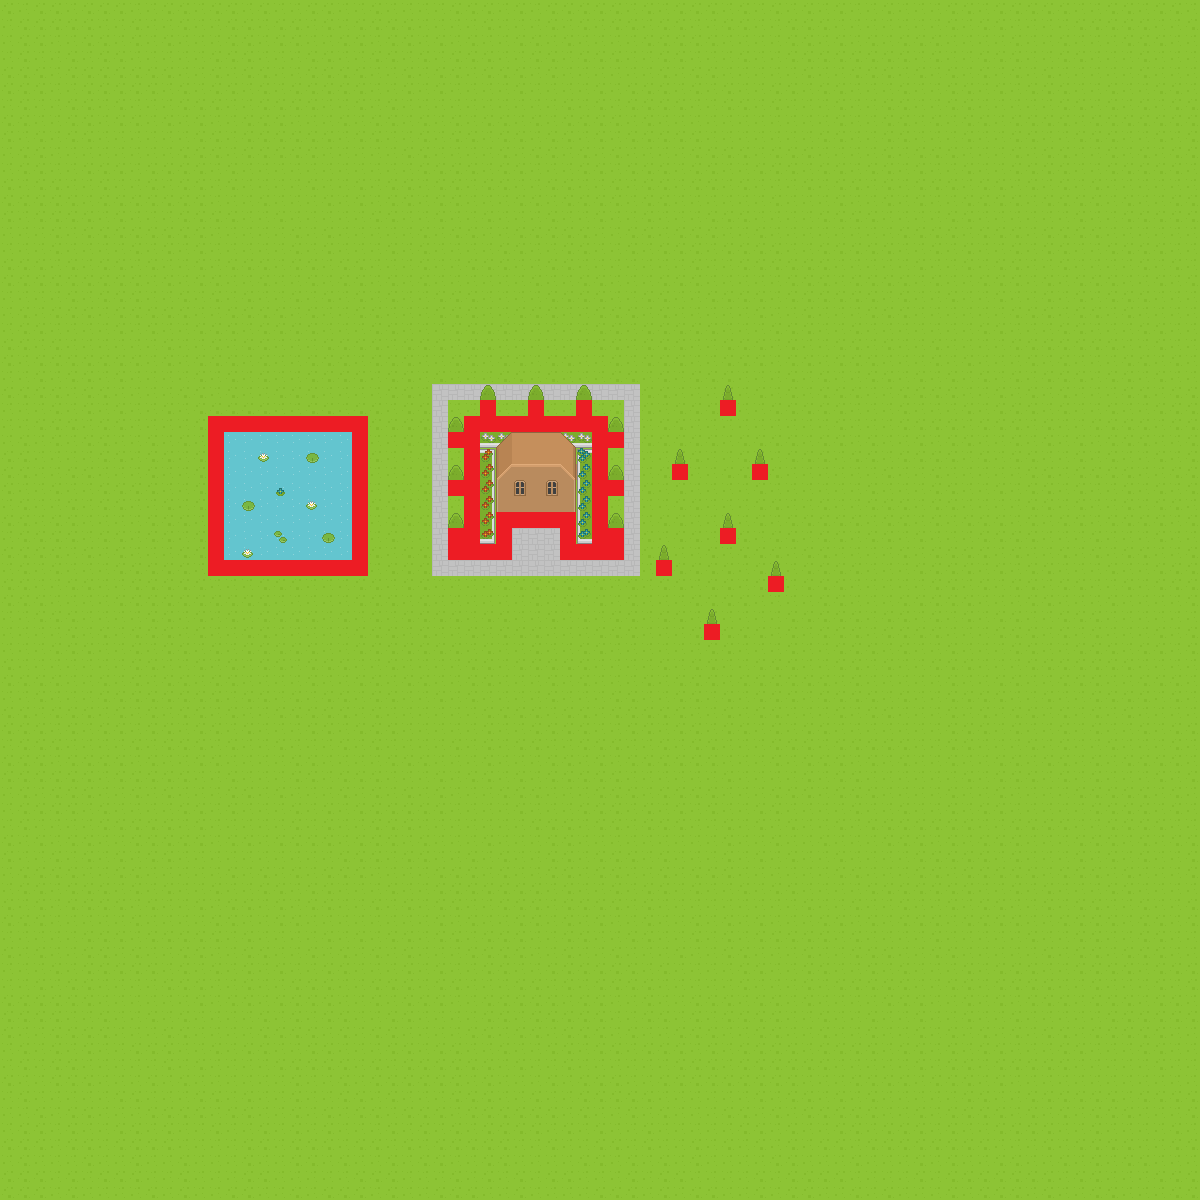

Below is a game level as drawn by its tile map, then a one-line description and the .tmx that defines it (tile-layer data replaced by summaries):
An orthogonal 75x75 tile map with 16x16 px tiles, 5 tile layers (Tile Layer 1, Tile Layer 2, Tile Layer 3, Objects, ...), 2 tilesets and 1 object.

<map version="1.0" orientation="orthogonal" renderorder="left-down" width="75" height="75" tilewidth="16" tileheight="16" nextobjectid="6">
 <properties>
  <property name="unity:scale" value=".0625" />
 </properties>
 <tileset firstgid="1" name="base tileset" tilewidth="16" tileheight="16" spacing="1" tilecount="1767" columns="57">
  <image source="../../Background/Spritesheet/roguelikeSheet_transparent.png" width="968" height="526" />
  <terraintypes>
   <terrain name="Dirt" tile="578" />
  </terraintypes>
  <tile id="2">
   <objectgroup draworder="index" />
  </tile>
  <tile id="3">
   <objectgroup draworder="index" />
  </tile>
  <tile id="4">
   <objectgroup draworder="index" />
  </tile>
  <tile id="59">
   <objectgroup draworder="index" />
  </tile>
  <tile id="61">
   <objectgroup draworder="index" />
  </tile>
  <tile id="116">
   <objectgroup draworder="index" />
  </tile>
  <tile id="117">
   <objectgroup draworder="index" />
  </tile>
  <tile id="118">
   <objectgroup draworder="index" />
  </tile>
  <tile id="518" terrain="0,0,0," />
  <tile id="519" terrain="0,0,,0" />
  <tile id="520" terrain=",,,0" />
  <tile id="521" terrain=",,0,0" />
  <tile id="522" terrain=",,0," />
  <tile id="526">
   <objectgroup draworder="index" />
  </tile>
  <tile id="575" terrain="0,,0,0" />
  <tile id="576" terrain=",0,0,0" />
  <tile id="577" terrain=",0,,0" />
  <tile id="578" terrain="0,0,0,0" />
  <tile id="579" terrain="0,,0," />
  <tile id="634" terrain=",0,," />
  <tile id="635" terrain="0,0,," />
  <tile id="636" terrain="0,,," />
  <tile id="640">
   <objectgroup draworder="index" />
  </tile>
 </tileset>
 <tileset firstgid="1768" name="red_collision" tilewidth="16" tileheight="16" spacing="1" tilecount="1" columns="1">
  <image source="../../Background/Spritesheet/collision.png" width="16" height="16" />
  <tile id="0">
   <objectgroup draworder="index">
    <object id="1" x="0" y="-0.0909091" width="16" height="16" />
   </objectgroup>
  </tile>
 </tileset>
 <layer name="Tile Layer 1" width="75" height="75">
  <data>[5625 cells, 5625 non-empty, 11 distinct tile ids]</data>
 </layer>
 <layer name="Tile Layer 2" width="75" height="75">
  <data>[5625 cells, 158 non-empty, 8 distinct tile ids]</data>
 </layer>
 <layer name="Tile Layer 3" width="75" height="75">
  <data>[5625 cells, 115 non-empty, 38 distinct tile ids]</data>
 </layer>
 <layer name="Objects" width="75" height="75">
  <properties>
   <property name="unity:sortingLayerName" value="WorldObjects" />
  </properties>
  <data>[5625 cells, 12 non-empty, 9 distinct tile ids]</data>
 </layer>
 <layer name="Collision Layer" width="75" height="75">
  <data>[5625 cells, 92 non-empty, 3 distinct tile ids]</data>
 </layer>
 <objectgroup name="Object Layer 1" />
</map>
